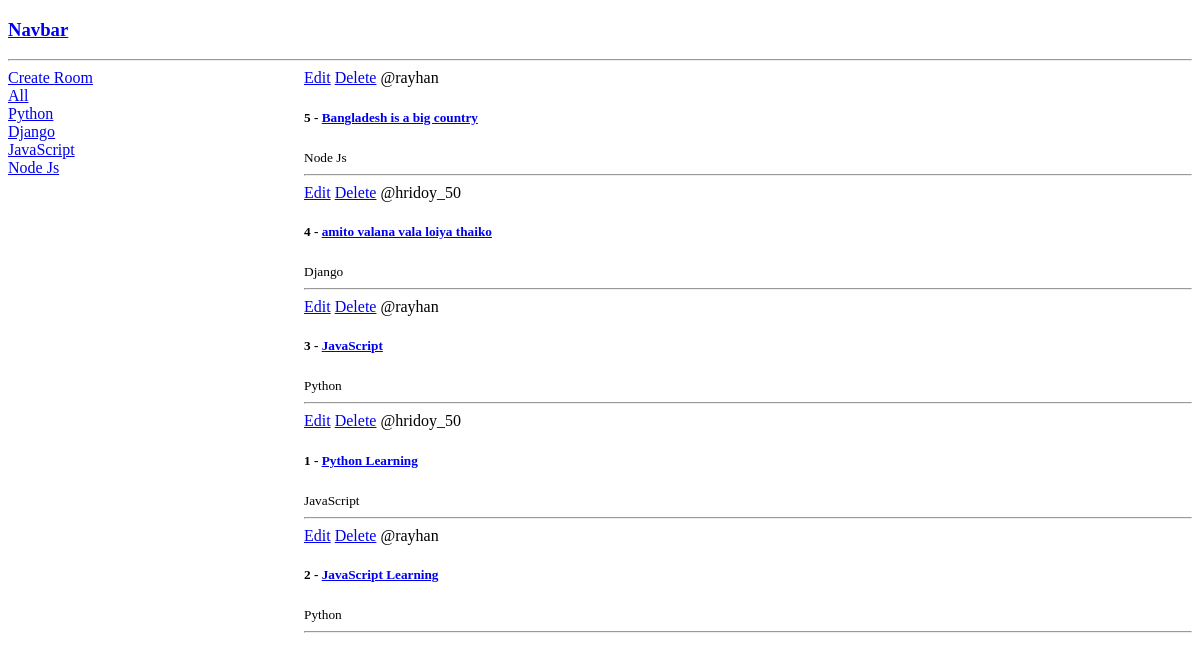
/, run on an earlier commit of the app's database.
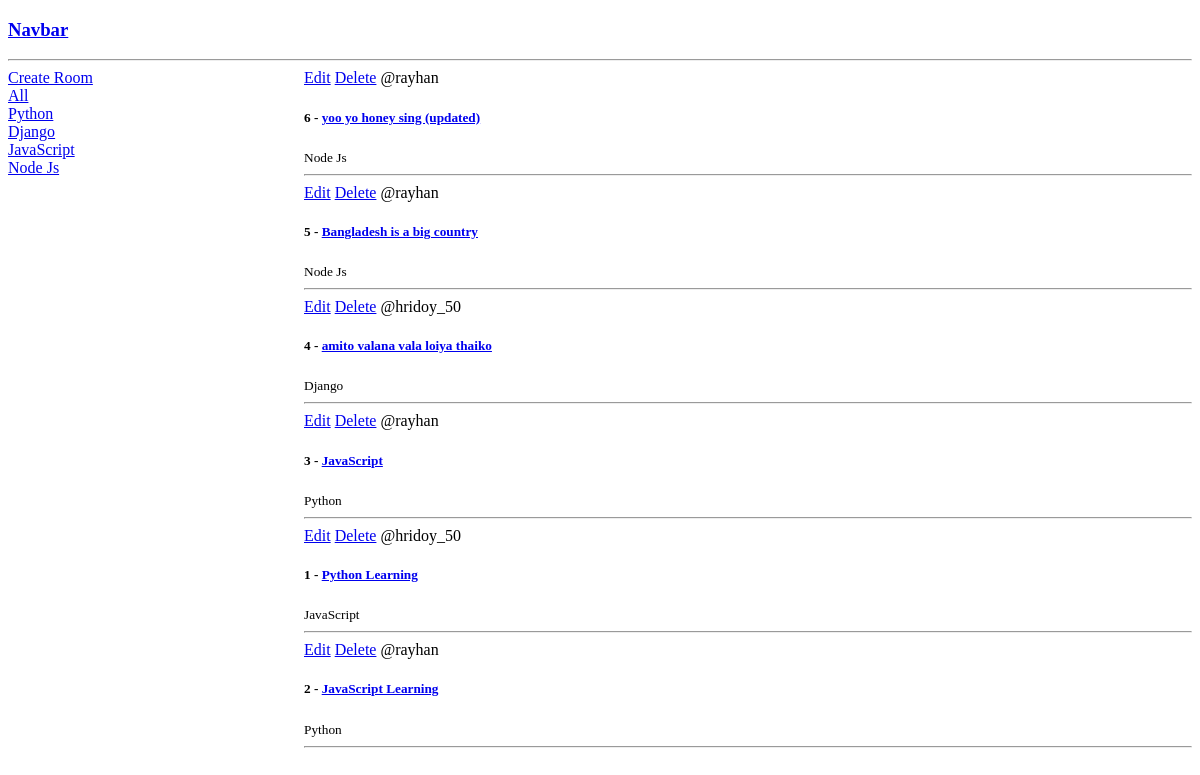
And on a later commit of the database.
### base/models.py (models this page shows, shortened)
class Topic(models.Model):
    name = models.CharField(max_length=200)

class Room(models.Model):
    host = models.ForeignKey(User, on_delete=models.SET_NULL, null=True)
    topic = models.ForeignKey(Topic, on_delete=models.SET_NULL, null=True)
    name = models.CharField(max_length=200)
    description = models.TextField(null=True, blank=True)
    updated = models.DateTimeField(auto_now=True)
    created = models.DateTimeField(auto_now_add=True)
    class Meta:
        ordering = ['-updated','-created']

### base/views.py (the view)
# urls.py: path("", views.home, name="home"),
def home(request):
    q = request.GET.get('q') if request.GET.get('q') != None else ''
    rooms = Room.objects.filter(topic__name__icontains = q)
    topics = Topic.objects.all()
    context = {'room':rooms, 'topics':topics}
    return render(request, 'base/home.html', context)

### base/templates/base/home.html (shortened to what this page needs)
{% extends 'main.html' %}
{% block content %}
<div class="home-container">
    <div>
        <a href="{% url 'create-room' %}">Create Room</a>
        <div>
            <a href="{% url 'home' %}">All</a>
        </div>
        {% for topic in topics %}
        <div>
            <a href="{% url 'home' %}?q={{topic.name}}">{{topic.name}}</a>
        </div>
        {% endfor %}
    </div>
    <div>
        {% for a in room %}
        <div>
            <a href="{% url 'update-room' a.id %}">Edit</a>
            <a href="{% url 'delete-room' a.id %}">Delete</a>
            <span>@{{a.host.username}}</span>
            <h5>{{a.id}} - <a href="{% url 'room' a.id %}">{{a.name}}</a></h5>
            <small>{{a.topic.name}}</small>
            <hr>
        </div>
    {% endfor %}
    </div>
</div>
{% endblock %}

### templates/main.html (shortened to what this page needs)
<!DOCTYPE html>
<html>
  <head>
  </head>
  <body>
    {% include 'navbar.html' %}
    {% block content %}
    {% endblock %}
  </body>
</html>

### templates/navbar.html
<a href="/">
    <h3>Navbar</h3>
</a>
<hr>

### base/templates/base/home.html (style rules this page uses)
.home-container { display : grid; grid-template-columns: 1fr 3fr; }

What changed in the data, as far as the page shows it:
added Room: host.username "rayhan", id "6", name "yoo yo honey sing (updated)", topic.name "Node Js"
